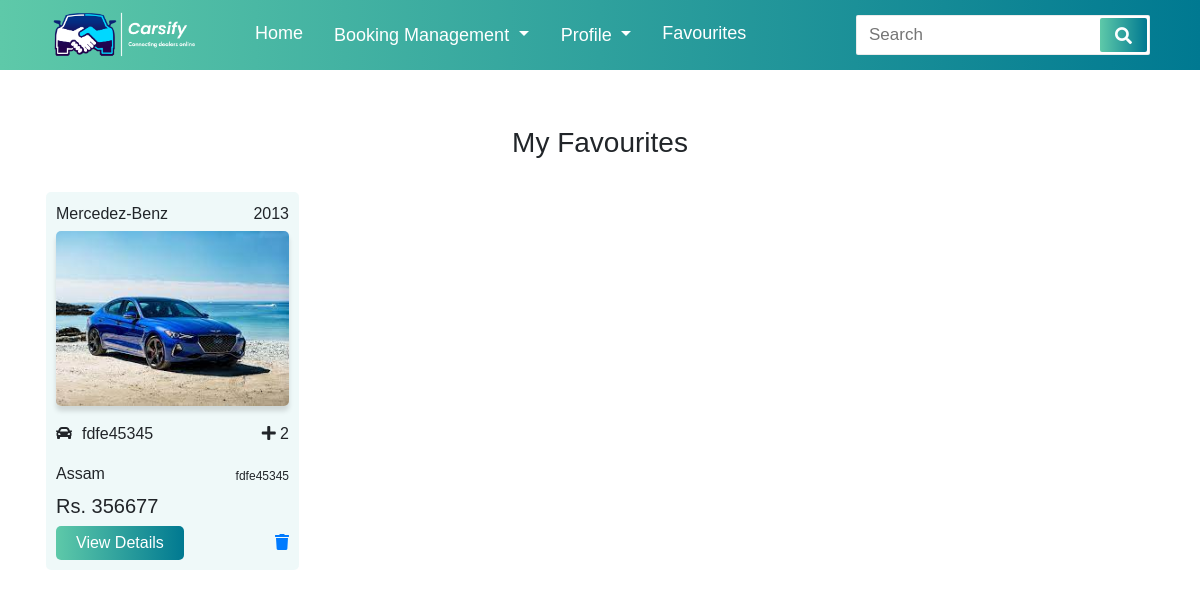
/favourites/ (signed in), run on the app's committed database.
### CarsifyApp/models.py (models this page shows, shortened)
class UserFavouriteCars(models.Model):
    user = models.ForeignKey(User,on_delete=models.CASCADE,null=True)
    carid = models.ForeignKey(Individual_Car_Details,on_delete=models.CASCADE,null=True)

class Individual_Car_Details(models.Model):
    user = models.ForeignKey(User,on_delete=models.CASCADE,null=True)
    Company = models.ForeignKey(Car_Company,on_delete=models.CASCADE,null=True)
    Model = models.ForeignKey(Car_Model,on_delete=models.CASCADE,null=True)
    Registration_State = models.ForeignKey(India_States, on_delete=models.CASCADE, null=True)
    City = models.TextField(null=True)
    Fuel_Type = models.ForeignKey(Car_Fuel, on_delete=models.CASCADE, null=True)
    Transmission = models.ForeignKey(Transmission_Type, on_delete=models.CASCADE, null=True)
    Owners = models.ForeignKey(Number_of_Owners,on_delete=models.CASCADE,null=True)
    Body_Type = models.ForeignKey(Car_Body_Type,on_delete=models.CASCADE,null=True)
    Car_Status = models.BooleanField(default=False)
    Date_of_Manufacturing = models.DateField(null=True)
    Card_Registration_Number = models.TextField(null=True)
    Car_Varient = models.TextField(null=True)
    KM = models.IntegerField(null=True)
    Showimage = models.ImageField(null=False, blank=False)
    Color = models.TextField(null=True)
    Price = models.IntegerField(null=True)
    Insurance = models.TextField(null=True)
    Insurance_Type = models.TextField(null=True)
    Discription = models.TextField(null=True)
    showB2C = models.BooleanField(default = False)

class Car_Company(models.Model):
    Car_Company_Name = models.TextField(null=True)
    def __str__(self):
        return self.Car_Company_Name

class India_States(models.Model):
    State_Name = models.TextField(null=True)
    def __str__(self):
        return self.State_Name

### CarsifyApp/views.py (the view)
# urls.py: path('favourites/', Favourites, name='Favourites'),
@login_required(login_url='CarsifyApp:LoginSignup')
def Favourites(request):
    data = UserFavouriteCars.objects.filter(user=request.user)
    dic = {'f_Car':data}
    return render(request, 'favourites.html', dic)

### CarsifyApp/templates/favourites.html (shortened to what this page needs)
{% load static %}
<!DOCTYPE html>
<html lang="en">
  <head>
    <link
      rel="stylesheet"
      href="{% static 'assets/stylesheets/dashboard.css' %}"
    />
    <link
      rel="stylesheet"
      href="{% static 'assets/stylesheets/navigation.css' %}"
    />
    <link
      rel="stylesheet"
      href="https://stackpath.bootstrapcdn.com/bootstrap/4.3.1/css/bootstrap.min.css"
    />
    <link
      rel="stylesheet"
      href="https://pro.fontawesome.com/releases/v5.10.0/css/all.css"
    />
  </head>
  <body>
    <nav>
      <div class="logoo">
        <img src="{% static 'assets/images/logo7.png' %}" />
      </div>
      <div class="navitems">
        <li><a href="{% url 'CarsifyApp:Dashboard' %}">Home</a></li>
        <li>
          <a href="#">
            <div class="dropdown show">
              <a
                class="btn dropdown-toggle dropdown-navi"
                href="#"
                role="button"
                id="dropdownMenuLink"
                data-toggle="dropdown"
                aria-haspopup="true"
                aria-expanded="false"
              >
                Booking Management
              </a>
            </div>
          </a>
        </li>
        <li>
          <a href="#"
            ><div class="dropdown show">
              <a
                class="btn dropdown-toggle dropdown-navi"
                href="profile.html"
                role="button"
                id="dropdownMenuLink"
                data-toggle="dropdown"
                aria-haspopup="true"
                aria-expanded="false"
              >
                Profile
              </a>
            </div></a
          >
        </li>
        <li><a href="{% url 'CarsifyApp:Favourites' %}">Favourites</a></li>
      </div>
      <form action="#">
        <input
          type="search"
          class="search-data"
          placeholder="Search"
          required
        />
        <button type="submit" class="fas fa-search"></button>
      </form>
    </nav>
    <div class="container pt-5">
      <h3 style="text-align: center" class="py-2">My Favourites</h3>
      <div class="row">
        <div class="col-12">
          <div class="row cards-div">
            {% for i in f_Car %}
            <div class="col-lg-3 col-md-6 col-12 p-lg-3">
              <div class="cards">
                <div class="row">
                  <div class="col-9">{{ i.carid.Company }}</div>
                  <div class="col-3">
                    <p class="float-right">
                      {{ i.carid.Date_of_Manufacturing.year }}
                    </p>
                  </div>
                </div>
                <div class="container">
                  <div class="row">
                    <div class="card-pic" class="col-12">
                      <img src="{{ i.carid.Showimage.url }}" />
                    </div>
                  </div>
                </div>
                <div class="row py-2">
                  <div class="col-8 car-modal">
                    <i class="fa fa-car"></i>{{ i.carid.Card_Registration_Number}}
                  </div>
                  <div class="col-4">
                    <p class="float-right"><i class="fa fa-plus"></i> 2</p>
                  </div>
                </div>
                <div class="row py-2">
                  <div class="col-6 car-modal">
                    {{ i.carid.Registration_State }}
                  </div>
                  <div class="col-6">
                    <p class="float-right car-number">
                      {{ i.carid.Card_Registration_Number }}
                    </p>
                  </div>
                </div>
                <h5>Rs. {{ i.carid.Price }}</h5>
                <div style="box-sizing: border-box" class="car-button">
                  <div class="btn-car">
                    <a href="{% url 'CarsifyApp:Viewdetails' i.carid.id %}"
                      ><button>View Details</button></a
                    >
                  </div>
                  <div class="heart-car">
                    <a
                      href="{% url 'CarsifyApp:Delete_From_Favourite' i.carid.id %}"
                      ><i class="fa fa-trash"></i
                    ></a>
                  </div>
                </div>
              </div>
            </div>
            {% endfor %}
          </div>
        </div>
      </div>
    </div>
  </body>
</html>

### CarsifyApp/static/assets/stylesheets/dashboard.css (style rules this page uses)
:root { --main-bg-color: #007991; --secondary-bg-color:#5ec9a9; }
* { margin: 0; padding: 0; outline: none; box-sizing: border-box; font-family: 'Montserrat', sans-serif; }
html,body { width: 100%; height: 100%; }
.car-number { font-size: 12px; padding-top: 5px; }
.cards { width: 100%; min-height: 300px; background-color: #edf8f8d8; padding: 10px; border-radius: 5px; margin-bottom: 10px; }
.cards-div { margin: auto; overflow-y: scroll; height: 78vh; }
.card-pic { width: 100%; min-height: 100px; }
.card-pic img { width: 100%; background-size:contain; border-radius: 5px; margin: 5px 0px 8px 0px; box-shadow: 0px 5px 5px rgba(8, 8, 8, 0.137); }
.car-modal>i { margin-right: 10px; }
.car-button { display: flex; align-items: center; justify-content: space-between; }
.car-button>div>a>button { padding: 5px 20px; outline: none; border: none; border-radius:5px; background: #007991; background: -webkit-linear-gradient(to right, #5ec9a9, #007991); background: linear-gradient(to right, #5ec9a9, #007991); color: white; }
@media only screen and (max-width:1200px) { .cards-div { padding-bottom: 30px !important; } }

### CarsifyApp/static/assets/stylesheets/navigation.css (style rules this page uses)
:root { --main-bg-color: #007991; --secondary-bg-color:#5ec9a9; }
* { margin: 0; padding: 0; outline: none; box-sizing: border-box; font-family: 'Montserrat', sans-serif; }
body { background: #f2f2f2; height: 100%; width: 100%; }
p { margin: 0 !important; }
li { list-style: none; }
nav { background:var(--main-bg-color); background: -webkit-linear-gradient(to right, var(--secondary-bg-color),var(--main-bg-color)); background: linear-gradient(to right, var(--secondary-bg-color),var(--main-bg-color)); display: flex !important; flex-wrap: wrap; align-items: center; justify-content: space-between; height: 70px; padding: 0 100px ; }
nav .navitems { display: flex; flex: 1; padding: 0 0 0 40px; }
nav .navitems li { list-style: none; padding: 0 15px; }
nav .navitems li a { color: #fff; font-size: 18px; font-weight: 500; text-decoration: none; margin: auto 0px; }
.dropdown-navi { padding: 0px !important; outline: none !important; }
nav form { display: flex; height: 40px; padding: 2px; background: white; min-width: 18%!important; border-radius: 2px; border: 1px solid rgba(155,155,155,0.2); }
nav form .search-data { width: 100%; height: 100%; padding: 0 10px; color: black; font-size: 17px; border: none; font-weight: 500; background: white; }
nav form button { padding: 0 15px; color: #fff; font-size: 17px; background:var(--main-bg-color); background: -webkit-linear-gradient(to right, var(--secondary-bg-color),var(--main-bg-color)); background: linear-gradient(to right, var(--secondary-bg-color),var(--main-bg-color)); border: none; border-radius: 2px; cursor: pointer; }
@media (max-width: 1245px) { nav { padding: 0 50px; } }
.logoo img { width: 150px; background-size: cover; }

### data on the page
UserFavouriteCars: carid.Company "Mercedez-Benz", carid.Date_of_Manufacturing.year "2013", carid.Showimage (picture), carid.Card_Registration_Number "fdfe45345", carid.Registration_State "Assam", carid.Price "356677"
